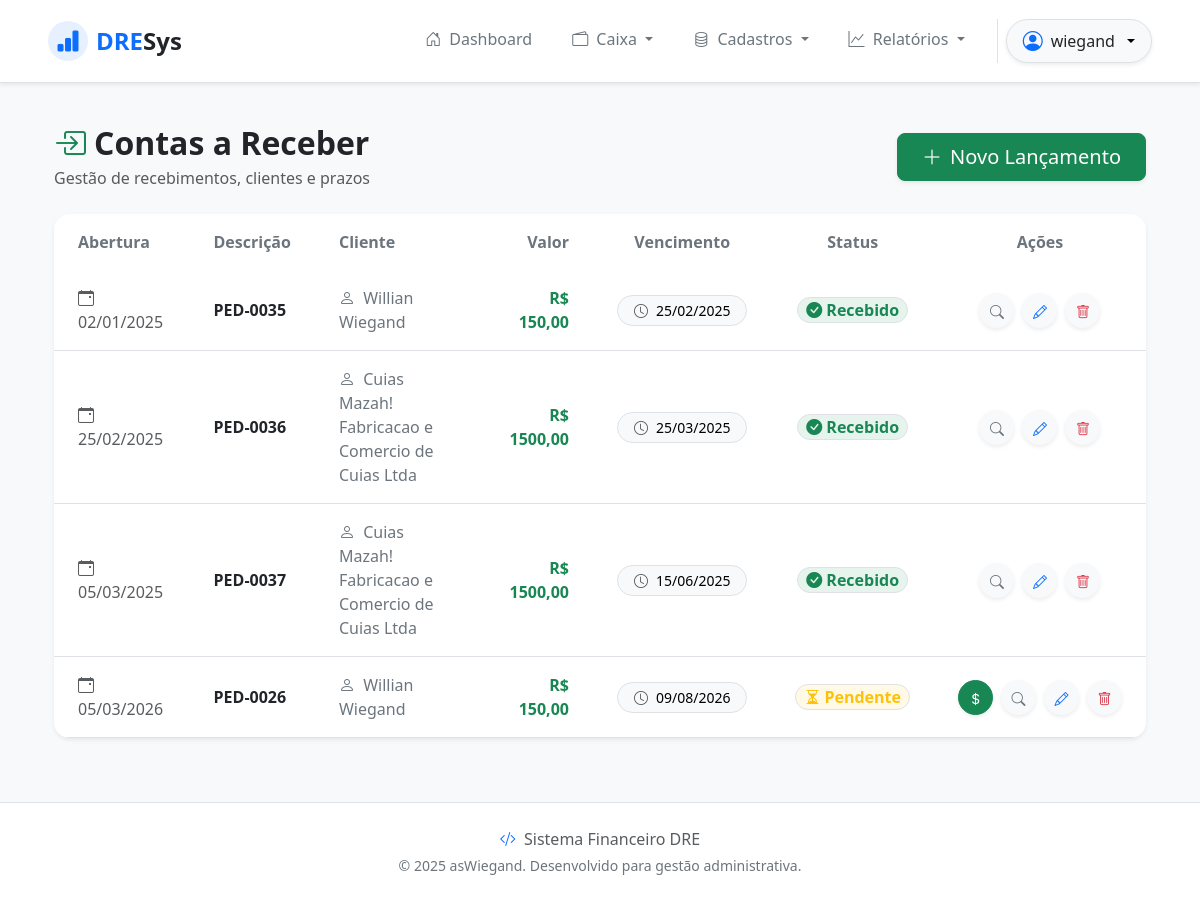
The page /inflows/ (signed in) on the database its author committed.
### inflows/models.py (models this page shows, shortened)
class Inflow(models.Model):
    created_date = models.DateField()
    expire_date = models.DateField()
    supplier = models.ForeignKey(Supplier, on_delete=models.PROTECT, related_name='inflows')
    accounting = models.ForeignKey(Accounting, on_delete=models.PROTECT, related_name='inflows')
    payment_method = models.ForeignKey(Payment, on_delete=models.PROTECT, related_name='inflows')
    title = models.CharField(max_length=15)
    status = models.CharField(max_length=2, default='NP')
    value = models.DecimalField(max_digits=20, decimal_places=2, default=0)
    payment_date = models.DateField(blank=True, null=True)

### suppliers/models.py (models this page shows, shortened)
class Supplier(models.Model):
    cnpj_cpf = models.CharField(
        max_length=18,
        unique=True,
        validators=[validate_cpf_cnpj],
        verbose_name="CNPJ ou CPF",
        blank=True
    )
    company_name = models.CharField(max_length=100, blank=False, null=False)
    fantasy_name = models.CharField(max_length=100, blank=True, default='')
    city = models.CharField(max_length=100, blank=True)
    address = models.CharField(max_length=100, blank=True)
    phone = models.CharField(blank=True)
    email = models.EmailField(blank=True)

### inflows/views.py (the view)
# urls.py: path('inflows/', InflowListView.as_view(), name='inflow_list'),
class InflowListView(LoginRequiredMixin, PermissionRequiredMixin, ListView):
    permission_required = 'inflows.view_inflow'
    model = Inflow
    template_name = 'inflow_list.html'
    context_object_name = 'inflows'
    def get_context_data(self, **kwargs):
        context = super().get_context_data(**kwargs)
        context['banks'] = Bank.objects.all()
        return context

### inflows/templates/inflow_list.html (shortened to what this page needs)
{% extends 'base.html' %}
{% block content %}
<div class="container-fluid py-4">
    <div class="row mb-4 align-items-center">
        <div class="col-md-6">
            <h2 class="fw-bold text-dark mb-1">
                <i class="bi bi-box-arrow-in-right text-success me-2"></i>Contas a Receber
            </h2>
            <p class="text-muted mb-0">Gestão de recebimentos, clientes e prazos</p>
        </div>
        <div class="col-md-6 text-md-end mt-3 mt-md-0">
            {% if perms.inflows.add_inflow %}
            <a href="{% url 'inflow_create' %}" class="btn btn-success btn-lg shadow-sm rounded-3 px-4">
                <i class="bi bi-plus-lg me-2"></i>Novo Lançamento
            </a>
            {% endif %}
        </div>
    </div>
    <div class="card border-0 shadow-sm rounded-4 overflow-hidden">
        <div class="table-responsive">
            <table class="table table-hover align-middle mb-0">
                <thead class="bg-light">
                    <tr>
                        <th class="py-3 px-4 text-secondary fw-semibold border-0">Abertura</th>
                        <th class="py-3 px-4 text-secondary fw-semibold border-0">Descrição</th>
                        <th class="py-3 px-4 text-secondary fw-semibold border-0">Cliente</th>
                        <th class="py-3 px-4 text-secondary fw-semibold border-0 text-end">Valor</th>
                        <th class="py-3 px-4 text-secondary fw-semibold border-0 text-center">Vencimento</th>
                        <th class="py-3 px-4 text-secondary fw-semibold border-0 text-center">Status</th>
                        <th class="py-3 px-4 text-secondary fw-semibold border-0 text-center">Ações</th>
                    </tr>
                </thead>
                <tbody class="border-top-0">
                    {% for inflow in inflows %}
                    <tr>
                        <td class="px-4 py-3 text-muted">
                            <i class="bi bi-calendar-event me-1"></i>{{ inflow.created_date|date:"d/m/Y" }}
                        </td>
                        <td class="px-4 py-3">
                            <span class="fw-bold text-dark">{{ inflow.title }}</span>
                        </td>
                        <td class="px-4 py-3">
                            <span class="text-secondary"><i class="bi bi-person me-1"></i>
                                {{ inflow.supplier.company_name }}</span>
                        </td>
                        <td class="px-4 py-3 text-end">
                            <span class="fw-bold text-success">R$ {{ inflow.value|floatformat:2 }}</span>
                        </td>
                        <td class="px-4 py-3 text-center">
                            <div class="d-inline-flex bg-light rounded-pill px-3 py-1 border small">
                                <i class="bi bi-clock text-muted me-2"></i>{{ inflow.expire_date|date:"d/m/Y" }}
                            </div>
                        </td>
                        <td class="px-4 py-3 text-center">
                            {% if inflow.status == 'PG' %}
                            <span
                                class="badge bg-success bg-opacity-10 text-success border px-2 py-1 fs-6 rounded-pill">
                                <i class="bi bi-check-circle-fill me-1"></i>Recebido
                            </span>
                            {% else %}
                            <span
                                class="badge bg-warning bg-opacity-10 text-warning border px-2 py-1 fs-6 rounded-pill">
                                <i class="bi bi-hourglass-split me-1"></i>Pendente
                            </span>
                            {% endif %}
                        </td>
                        <td class="px-4 py-3 text-center">
                            <div class="d-flex justify-content-center gap-2">
                                {% if inflow.status != 'PG' and perms.inflows.change_inflow %}
                                <button type="button" class="btn btn-success btn-sm rounded-circle shadow-sm text-white"
                                    style="width: 35px; height: 35px; padding: 0.45rem;" data-bs-toggle="modal"
                                    data-bs-target="#payInflowModal{{ inflow.id }}" title="Marcar como Pago">
                                    <i class="bi bi-currency-dollar"></i>
                                </button>
                                {% endif %}
                                {% if perms.inflows.view_inflow %}
                                <a href="{% url 'inflow_detail' inflow.id %}"
                                    class="btn btn-light btn-sm rounded-circle shadow-sm"
                                    style="width: 35px; height: 35px; padding: 0.45rem;" title="Detalhes">
                                    <i class="bi bi-search text-secondary"></i>
                                </a>
                                {% endif %}
                                {% if perms.inflows.change_inflow %}
                                <a href="{% url 'inflow_update' inflow.id %}"
                                    class="btn btn-light btn-sm rounded-circle shadow-sm"
                                    style="width: 35px; height: 35px; padding: 0.45rem;" title="Editar">
                                    <i class="bi bi-pencil text-primary"></i>
                                </a>
                                {% endif %}
                                {% if perms.inflows.delete_inflow %}
                                <a href="{% url 'inflow_delete' inflow.id %}"
                                    class="btn btn-light btn-sm rounded-circle shadow-sm"
                                    style="width: 35px; height: 35px; padding: 0.45rem;" title="Excluir">
                                    <i class="bi bi-trash text-danger"></i>
                                </a>
                                {% endif %}
                            </div>
                        </td>
                    </tr>
                    {% endfor %}
                </tbody>
            </table>
        </div>
    </div>
</div>
{% endblock %}

### app/templates/components/_header.html (shortened to what this page needs)
<nav class="navbar navbar-expand-lg navbar-light bg-white fixed-top shadow-sm py-3 border-bottom">
  <div class="container-fluid px-4 px-lg-5">
    <a class="navbar-brand d-flex align-items-center fw-bold fs-4 text-primary" href="{% url 'home' %}">
      <div
        class="bg-primary bg-opacity-10 text-primary rounded-circle d-flex align-items-center justify-content-center me-2"
        style="width: 40px; height: 40px;">
        <i class="bi bi-bar-chart-fill"></i>
      </div>
      DRE<span class="text-dark">Sys</span>
    </a>
    <div class="collapse navbar-collapse" id="navbarMain">
      <ul class="navbar-nav ms-auto mb-2 mb-lg-0 gap-2">
        {% if request.user.is_authenticated %}
        <li class="nav-item">
          <a class="nav-link fw-medium px-3 {% if request.resolver_match.url_name == 'home' %}active text-primary{% else %}text-secondary{% endif %}"
            href="{% url 'home' %}">
            <i class="bi bi-house-door me-1"></i> Dashboard
          </a>
        </li>
        {% if perms.inflows.view_inflow or perms.outflows.view_outflow or perms.moviments.view_moviment %}
        <li class="nav-item dropdown">
          <a class="nav-link dropdown-toggle fw-medium px-3 text-secondary" href="#" id="caixaDropdown" role="button"
            data-bs-toggle="dropdown" aria-expanded="false">
            <i class="bi bi-wallet2 me-1"></i> Caixa
          </a>
        </li>
        {% endif %}
        {% if perms.suppliers.view_supplier or perms.banks.view_bank or perms.accountings.view_accounting or perms.payments.view_payment %}
        <li class="nav-item dropdown">
          <a class="nav-link dropdown-toggle fw-medium px-3 text-secondary" href="#" id="cadastrosDropdown"
            role="button" data-bs-toggle="dropdown" aria-expanded="false">
            <i class="bi bi-database me-1"></i> Cadastros
          </a>
        </li>
        {% endif %}
        {% if perms.inflows.view_inflow or perms.outflows.view_outflow %}
        <li class="nav-item dropdown">
          <a class="nav-link dropdown-toggle fw-medium px-3 text-secondary" href="#" id="relatoriosDropdown"
            role="button" data-bs-toggle="dropdown" aria-expanded="false">
            <i class="bi bi-graph-up me-1"></i> Relatórios
          </a>
        </li>
        {% endif %}
        <li class="nav-item border-start ms-2 ps-2">
          <div class="dropdown">
            <button
              class="btn btn-light dropdown-toggle d-flex align-items-center gap-2 rounded-pill px-3 shadow-sm border"
              type="button" id="userMenu" data-bs-toggle="dropdown" aria-expanded="false">
              <i class="bi bi-person-circle fs-5 text-primary"></i>
              <span class="fw-medium text-dark">{{ request.user.username }}</span>
            </button>
          </div>
        </li>
        {% endif %}
      </ul>
    </div>
  </div>
</nav>

### app/templates/base.html (style rules this page uses)
body { background-color: #f8f9fa; }

### app/templates/components/_header.html (style rules this page uses)
.navbar .nav-link { transition: color 0.2s ease-in-out; }

### rows shown on the page
Inflow: created_date "02/01/2025", title "PED-0035", supplier.company_name "Willian Wiegand", value "150,00", expire_date "25/02/2025", status "PG" (drawn)
Inflow: created_date "25/02/2025", title "PED-0036", supplier.company_name "Cuias Mazah! Fabricacao e Comercio de Cuias Ltda", value "1500,00", expire_date "25/03/2025", status "PG" (drawn)
Inflow: created_date "05/03/2025", title "PED-0037", supplier.company_name "Cuias Mazah! Fabricacao e Comercio de Cuias Ltda", value "1500,00", expire_date "15/06/2025", status "PG" (drawn)
Inflow: created_date "05/03/2026", title "PED-0026", supplier.company_name "Willian Wiegand", value "150,00", expire_date "09/08/2026", status "NP" (drawn)

### other values the page prints
{{ request.user.username }} "wiegand"
